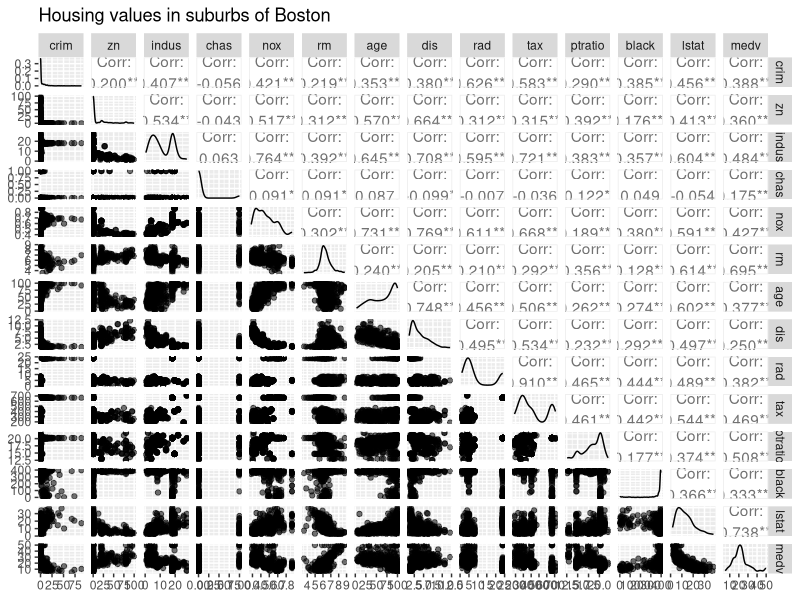
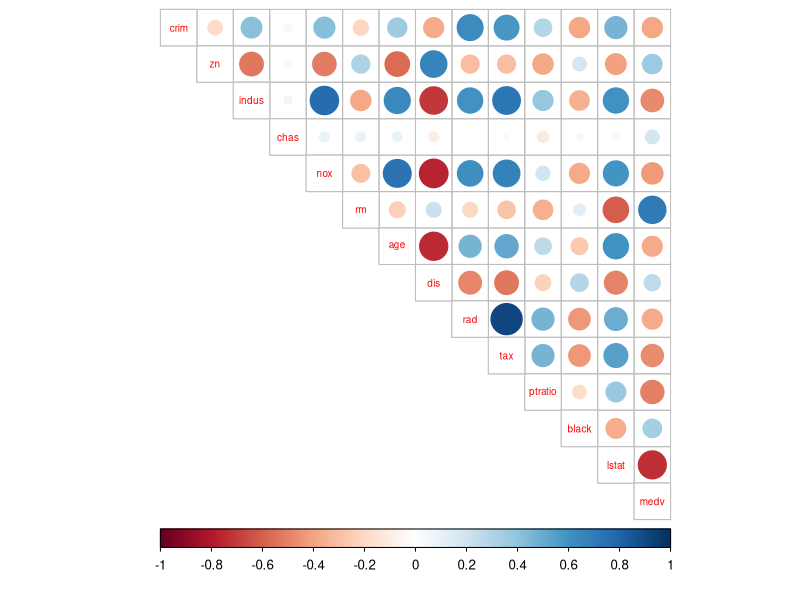
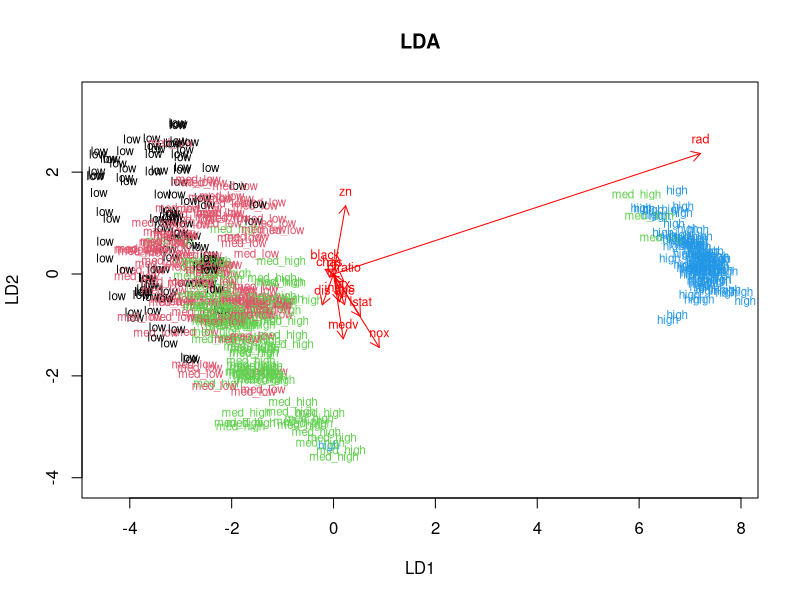
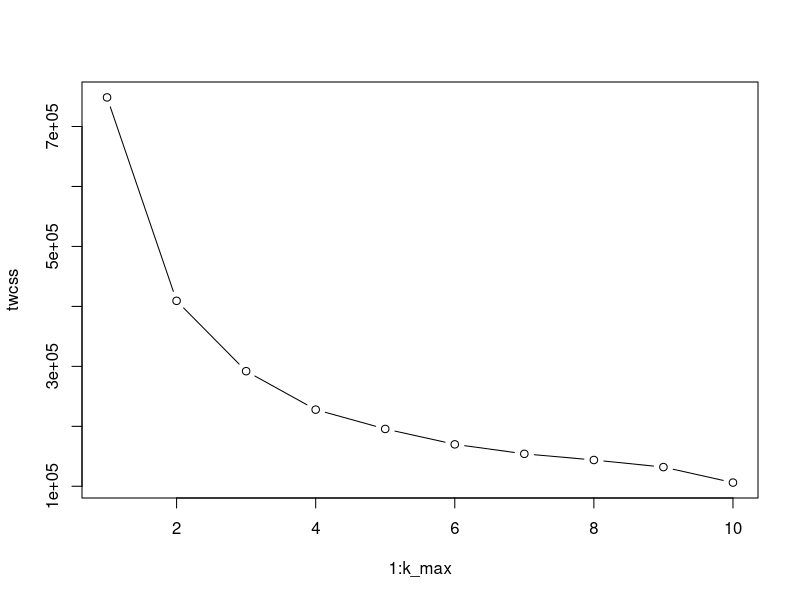
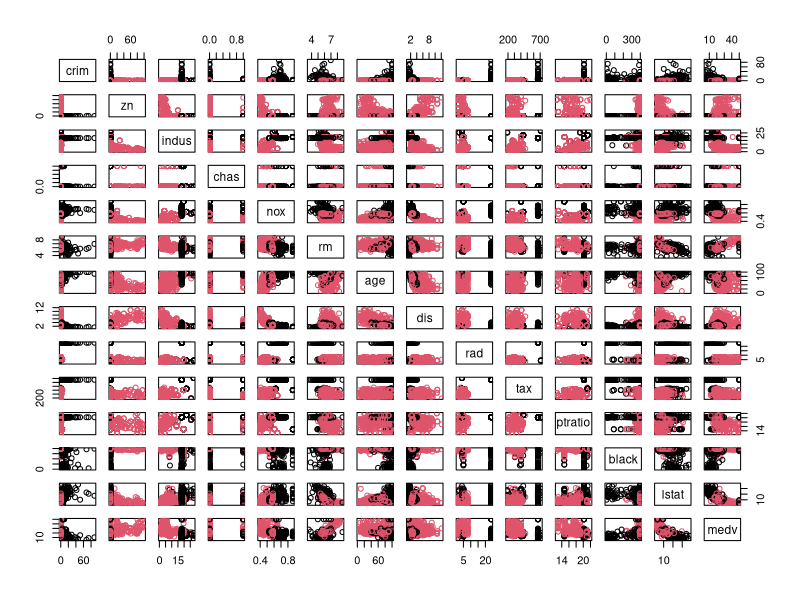

These charts were generated, in order, by the following R code:
## ---- chunk 1
library(dplyr)
library(ggplot2)
library(MASS)
library(GGally)
library(tidyr)
library(corrplot)
## ---- chunk 2
# load the data from MASS package
data("Boston")
## check how the data look like (structure and dimension etc.)
glimpse(Boston)
## ---- chunk 3
# Plots 
p <- ggpairs(Boston, mapping = aes(alpha = 0.5), lower = list(combo = wrap("facethist", bins = 20)))
p1 <- p + ggtitle("Housing values in suburbs of Boston")
p1
## ---- chunk 4
# correlation plot
cor_matrix<-cor(Boston) %>% round(2)
corrplot(cor_matrix, method="circle", type="upper", cl.pos="b", tl.pos="d",tl.cex=0.6)
## ---- chunk 5
## summary of the data
summary(Boston)
## ---- chunk 6
# standardize data and print out the summary
boston_scaled <- as.data.frame(scale(Boston))
summary(boston_scaled)
#names(boston_scaled)
## ---- chunk 7
#create a categorical variable
scaled_crim <- boston_scaled$crim

# summary of the scaled_crim
summary(scaled_crim)

# create a quantile vector of crim and print it
bins <- quantile(scaled_crim)


# create a categorical variable 'crime'
crime <- cut(scaled_crim, breaks = bins, include.lowest = TRUE, labels = c("low", "med_low", "med_high", "high"))
# remove original crim from the dataset
boston_scaled <- dplyr::select(boston_scaled, -crim)
# add the new categorical value to scaled data
boston_scaled <- data.frame(boston_scaled, crime)
# Divide dataset to test and train sets
n <- nrow(boston_scaled)
# choose randomly 80% of the rows
ind <- sample(n,  size = n * 0.8)
#  train set
train <- boston_scaled[ind,]
# and test set 
test <- boston_scaled[-ind,]

# linear discriminant analysis on the train set 
lda.fit <- lda(crime ~., data = train)
lda.fit

# Plot
# the function for lda biplot arrows
lda.arrows <- function(x, myscale = 1, arrow_heads = 0.1, color = "red", tex = 0.75, choices = c(1,2)){
  heads <- coef(x)
  arrows(x0 = 0, y0 = 0, 
         x1 = myscale * heads[,choices[1]], 
         y1 = myscale * heads[,choices[2]], col=color, length = arrow_heads)
  text(myscale * heads[,choices], labels = row.names(heads), 
       cex = tex, col=color, pos=3)
}
# target classes as numeric
classes <- as.numeric(train$crime)
# plot the lda results
plot(lda.fit, dimen = 2, col=classes, pch=classes, main="LDA")
lda.arrows(lda.fit, myscale = 2)
## ---- chunk 8
# save test crime
correct_classes <- test$crime
## test set for prediction
test <- dplyr::select(test, -crime) 
# predict classes with test data
lda.pred <- predict(lda.fit, newdata = test)

# and cross tabulate the results
table(correct = correct_classes, predicted = lda.pred$class) 
## ---- chunk 9
data("Boston")
#scale
boston_scaled <- as.data.frame(scale(Boston))
# euclidean distance matrix
dist_eu <- dist(boston_scaled)
# look at the summary of the distances
summary(dist_eu)
k_max <- 10
# calculate the total within sum of squares
twcss <- sapply(1:k_max, function(k){kmeans(dist_eu, k)$tot.withinss})
# visualize the results to find optimal number of clusters
plot(1:k_max, twcss, type='b')
## ---- chunk 10
# Plot 
# k-means clustering
km <-kmeans(dist_eu, centers = 2)
# plot the Boston dataset with clusters
pairs(Boston, col = km$cluster)
